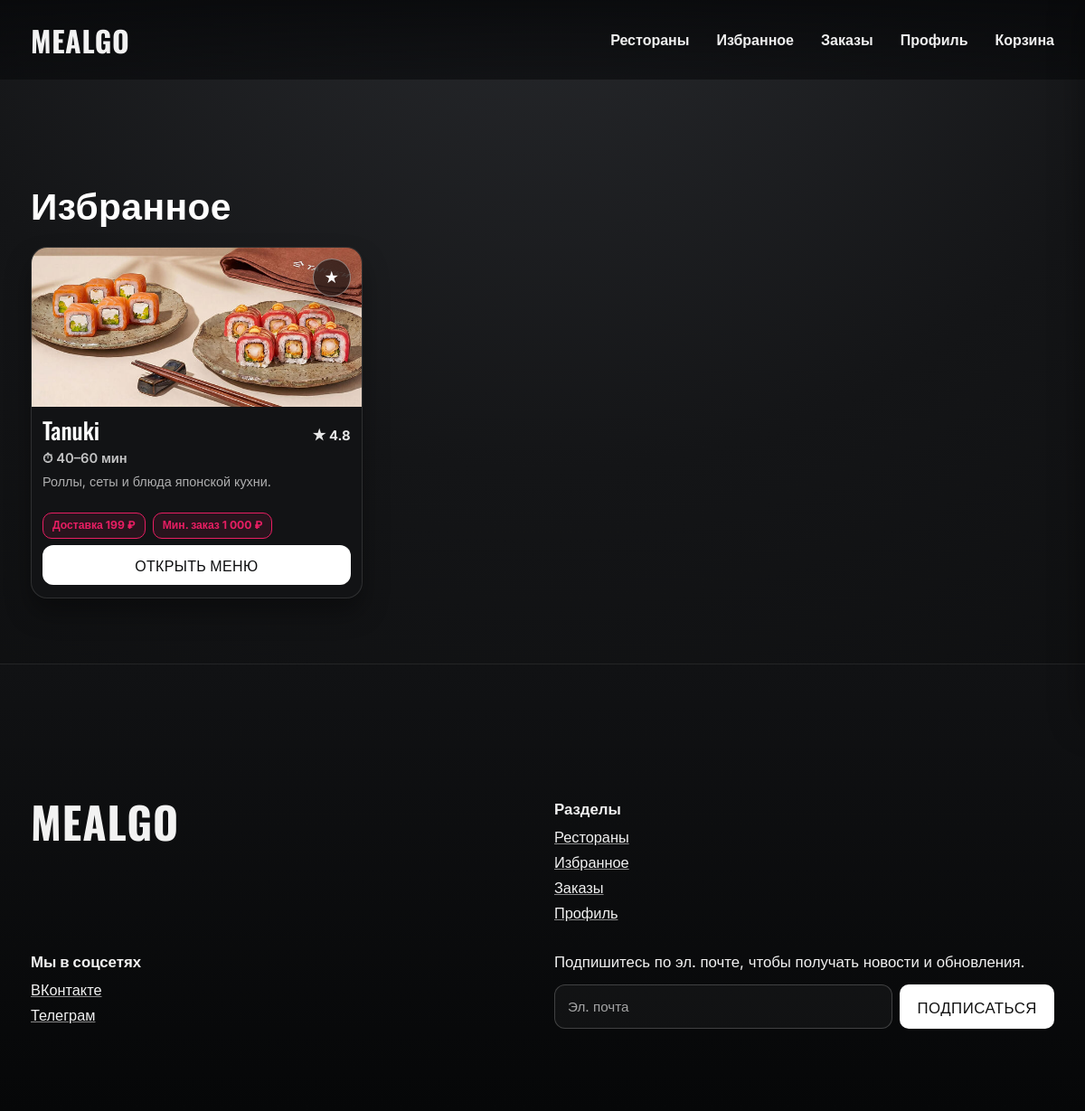
The app's page /public/favorites.php (signed in) with its own data.
### tables this page shows
CREATE TABLE `restaurants` (
  `id` bigint(20) UNSIGNED NOT NULL,
  `name` varchar(180) NOT NULL,
  `short_description` varchar(400) DEFAULT NULL,
  `logo_image` varchar(255) DEFAULT NULL,
  `banner_image` varchar(255) DEFAULT NULL,
  `address` varchar(255) DEFAULT NULL,
  `phone` varchar(30) DEFAULT NULL,
  `working_hours` varchar(120) DEFAULT NULL,
  `rating` decimal(3,2) NOT NULL DEFAULT 0.00,
  `delivery_fee` decimal(10,2) NOT NULL DEFAULT 0.00,
  `min_order_amount` decimal(10,2) NOT NULL DEFAULT 0.00,
  `delivery_time_min` smallint(5) UNSIGNED NOT NULL DEFAULT 30,
  `delivery_time_max` smallint(5) UNSIGNED NOT NULL DEFAULT 60,
  `is_active` tinyint(1) NOT NULL DEFAULT 1,
  `created_at` datetime NOT NULL,
  `updated_at` datetime NOT NULL
);

### includes/auth.php (called while the page is built, shortened)
<?php
function current_user(): ?array
{
    static $cached = null;
    static $cachedUserId = null;
    $userId = $_SESSION['user_id'] ?? null;
    if ($cachedUserId === (int) $userId && $cached !== null) {
        return $cached;
    }
    $user = db_one(
        'SELECT id, name, email, phone, role, email_verified_at, is_active, created_at
         FROM users WHERE id = :id LIMIT 1',
        ['id' => $userId]
    );
    $cachedUserId = (int) $userId;
    return $cached = $user;
}
function auth_check(): bool
{
    return current_user() !== null;
}
function require_auth(): void
{
    if (!auth_check()) {
        flash('error', 'Нужно войти в аккаунт.');
        redirect_to('/login.php');
    }
}

### includes/db.php (called while the page is built, shortened)
<?php
function db(): PDO
{
    static $pdo = null;
    if ($pdo instanceof PDO) {
        return $pdo;
    }
    $cfg = require ROOT_PATH . '/config/database.php';
    $dsn = sprintf(
        'mysql:host=%s;port=%d;dbname=%s;charset=%s',
        $cfg['host'],
        $cfg['port'],
        $cfg['name'],
        $cfg['charset']
    );
    $pdo = new PDO($dsn, $cfg['user'], $cfg['pass'], [
        PDO::ATTR_ERRMODE => PDO::ERRMODE_EXCEPTION,
        PDO::ATTR_DEFAULT_FETCH_MODE => PDO::FETCH_ASSOC,
        PDO::ATTR_EMULATE_PREPARES => false,
    ]);
    return $pdo;
}
function db_one(string $sql, array $params = []): ?array
{
    $stmt = db()->prepare($sql);
    $stmt->execute($params);
    $row = $stmt->fetch();
    return $row === false ? null : $row;
}
function db_all(string $sql, array $params = []): array
{
    $stmt = db()->prepare($sql);
    $stmt->execute($params);
    return $stmt->fetchAll();
}

### includes/repositories.php (called while the page is built, shortened)
<?php
function get_user_favorites(int $userId): array
{
    return db_all(
        'SELECT r.*
         FROM favorites f
         JOIN restaurants r ON r.id = f.restaurant_id
         WHERE f.user_id = :user_id AND r.is_active = 1
         ORDER BY f.created_at DESC',
        ['user_id' => $userId]
    );
}

### includes/functions.php (called while the page is built, shortened)
<?php
function app_config(?string $key = null, mixed $default = null): mixed
{
    static $config = null;
    if ($config === null) {
        $config = require ROOT_PATH . '/config/app.php';
    }
    $segments = explode('.', $key);
    $value = $config;
    foreach ($segments as $segment) {
        $value = $value[$segment];
    }
    return $value;
}
function e(?string $value): string
{
    return htmlspecialchars((string) ($value ?? ''), ENT_QUOTES | ENT_SUBSTITUTE, 'UTF-8');
}
function base_url(string $path = ''): string
{
    $base = rtrim((string) app_config('app_url', ''), '/');
    $path = '/' . ltrim($path, '/');
    return $base . ($path === '/' ? '' : $path);
}
function csrf_token(): string
{
    return $_SESSION['_csrf'];
}

### config/app.php (called while the page is built, shortened)
<?php
return [
    'app_name' => getenv('APP_NAME') ?: 'Mealgo',
    'app_url' => getenv('APP_URL') ?: '/diplomv2/public',
    'app_public_url' => getenv('APP_PUBLIC_URL') ?: 'http://localhost/diplomv2/public',
    'timezone' => getenv('APP_TIMEZONE') ?: 'Europe/Moscow',
    'session_name' => getenv('SESSION_NAME') ?: 'mealgo_session',
    'mail' => [
        'driver' => getenv('MAIL_DRIVER') ?: 'smtp',
        'from_email' => getenv('MAIL_FROM') ?: 'no-reply@mealgo.local',
        'from_name' => getenv('MAIL_FROM_NAME') ?: 'Mealgo',
        'smtp_host' => getenv('MAIL_HOST') ?: '127.0.0.1',
        'smtp_port' => (int) (getenv('MAIL_PORT') ?: 1025),
    ],
    'security' => [
        'login_attempts' => 5,
        'login_decay_seconds' => 600,
        'register_attempts' => 4,
        'register_decay_seconds' => 3600,
        'verification_attempts' => 6,
        'verification_decay_seconds' => 600,
        'password_reset_attempts' => 4,
        'password_reset_decay_seconds' => 1800,
    ],
    'maps' => [
        'provider' => getenv('MAP_PROVIDER') ?: 'dadata',
        'nominatim_url' => getenv('NOMINATIM_URL') ?: 'https://nominatim.openstreetmap.org/search',
        'dadata_suggest_url' => getenv('DADATA_SUGGEST_URL') ?: 'https://suggestions.dadata.ru/suggestions/api/4_1/rs/suggest/address',
        'dadata_api_key' => getenv('DADATA_API_KEY') ?: '76cb7a0cd7c96a33f60bd54eb12309d00ea32aac',
    ],
];

### public/favorites.php (the view, shortened to what this page needs)
<?php
require_auth();
$favorites = get_user_favorites((int) current_user()['id']);
require ROOT_PATH . '/templates/header.php';
?>
<section class="container restaurants-dark favorites-dark">
    <header class="restaurants-dark__head favorites-dark__head">
        <h1>Избранное</h1>
    </header>
    <?php if ($favorites): ?>
        <div class="restaurants-dark-grid favorites-dark-grid" data-favorites-grid>
            <?php foreach ($favorites as $restaurant): ?>
                <?php
                $restaurantId = (int) $restaurant['id'];
                $restaurantUrl = base_url('/restaurant.php?id=' . $restaurantId);
                $deliveryFee = (float) $restaurant['delivery_fee'];
                $description = trim((string) ($restaurant['short_description'] ?? ''));
                ?>
                <article class="restaurant-dark-card favorite-dark-card" data-favorite-card>
                    <button
                        class="favorite-dark-card__heart"
                        type="button"
                        title="Убрать из избранного"
                        aria-label="Убрать <?= e($restaurant['name']) ?> из избранного"
                        data-favorite-toggle
                        data-remove-favorite-card
                        data-restaurant-id="<?= $restaurantId ?>"
                        data-url="<?= e(base_url('/api/favorite_toggle.php')) ?>"
                        data-csrf="<?= e(csrf_token()) ?>"
                        data-favorite-label="★"
                        data-unfavorite-label="☆"
                    >★</button>
                    <a class="restaurant-dark-card__media" href="<?= e($restaurantUrl) ?>">
                        <img src="<?= e(base_url($restaurant['banner_image'] ?: '/uploads/restaurants/placeholder.svg')) ?>" alt="<?= e($restaurant['name']) ?>">
                    </a>
                    <div class="restaurant-dark-card__content">
                        <div class="restaurant-dark-card__top">
                            <a class="restaurant-dark-card__name" href="<?= e($restaurantUrl) ?>"><?= e($restaurant['name']) ?></a>
                            <span class="restaurant-dark-card__rating">★ <?= e(number_format((float) $restaurant['rating'], 1)) ?></span>
                        </div>
                        <p class="restaurant-dark-card__meta">⏱ <?= (int) $restaurant['delivery_time_min'] ?>–<?= (int) $restaurant['delivery_time_max'] ?> мин</p>
                        <?php if ($description !== ''): ?>
                            <p class="favorite-dark-card__description"><?= e($description) ?></p>
                        <?php endif; ?>
                        <div class="restaurant-dark-card__tags">
                            <span><?= $deliveryFee > 0 ? 'Доставка ' . number_format($deliveryFee, 0, '.', ' ') . ' ₽' : 'Бесплатная доставка' ?></span>
                            <span>Мин. заказ <?= number_format((float) $restaurant['min_order_amount'], 0, '.', ' ') ?> ₽</span>
                        </div>
                        <a class="favorite-dark-card__link" href="<?= e($restaurantUrl) ?>">Открыть меню</a>
                    </div>
                </article>
            <?php endforeach; ?>
        </div>
    <?php endif; ?>
</section>
<?php require ROOT_PATH . '/templates/footer.php'; ?>

### records on screen
restaurants: banner_image (picture), name "Tanuki", rating "4.8", delivery_time_min "40", delivery_time_max "60", short_description "Роллы, сеты и блюда японской кухни.", delivery_fee "199", min_order_amount "1 000"
